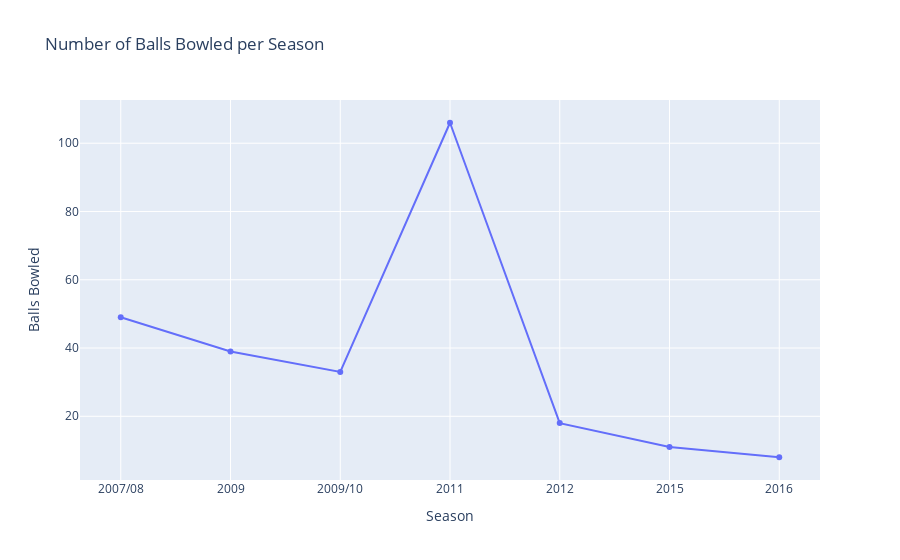

Notebook source saved alongside this figure:
### Code cell
# Q4.
px.line(vk_as_bowler.groupby("Season")["ballnumber"].count().reset_index(),
        x="Season", y="ballnumber", markers=True, title="Number of Balls Bowled per Season",
        labels={"Season":"Season", "ballnumber": "Balls Bowled"})

### Figure 1 — Plotly figure (JSON) as saved in the notebook; plotly's stock layout.template omitted (floating-point values rounded to 4 significant figures)
{"data": [{"hovertemplate": "Season=%{x}<br>Balls Bowled=%{y}<extra></extra>", "legendgroup": "", "line": {"color": "#636efa", "dash": "solid"}, "marker": {"symbol": "circle"}, "mode": "lines+markers", "name": "", "orientation": "v", "showlegend": false, "type": "scatter", "x": ["2007/08", "2009", "2009/10", "2011", "2012", "2015", "2016"], "xaxis": "x", "y": [49, 39, 33, 106, 18, 11, 8], "yaxis": "y"}], "layout": {"legend": {"tracegroupgap": 0}, "title": {"text": "Number of Balls Bowled per Season"}, "xaxis": {"anchor": "y", "domain": [0, 1], "title": {"text": "Season"}}, "yaxis": {"anchor": "x", "domain": [0, 1], "title": {"text": "Balls Bowled"}}}}
